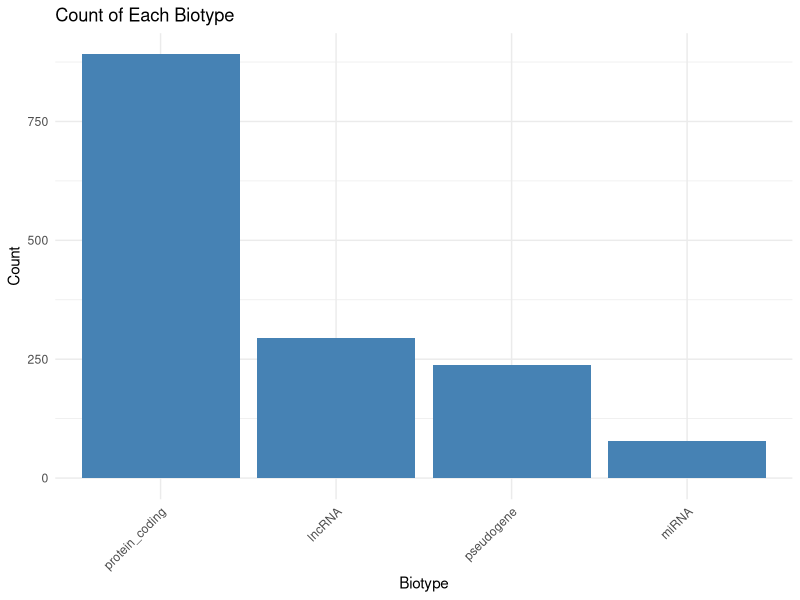
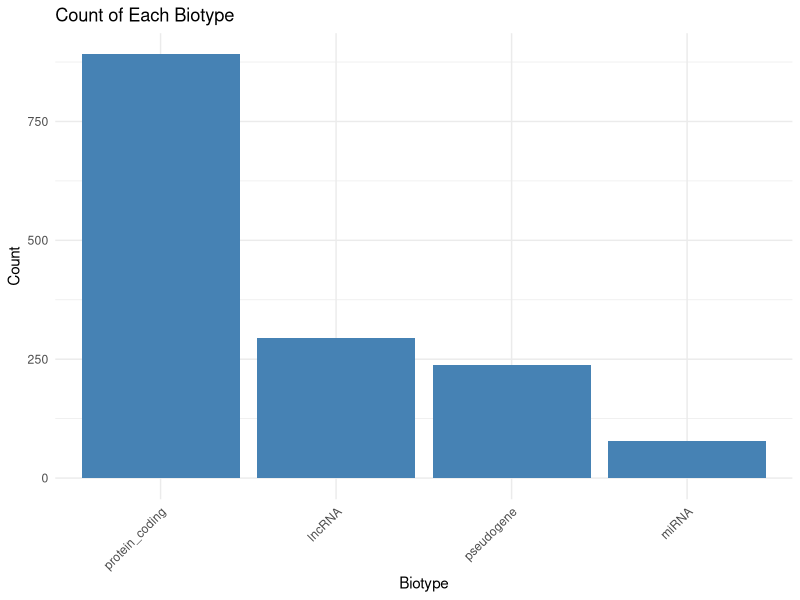

The R script that drew these images, in order:
library(tidyverse)
library(ggrepel)

data <- read.csv("bio_data_master.csv")

final_plot <- ggplot(data, aes(x = fct_infreq(biotype))) +
  geom_bar(fill = "steelblue") +
  labs(title = "Count of Each Biotype",
       x = "Biotype",
       y = "Count") +
  theme_minimal() +
  theme(axis.text.x = element_text(angle = 45, hjust = 1))

ggsave("__OUTPUT_PNG_FILE__", plot = final_plot, width = 8, height = 6, dpi = 300)
ggsave("__OUTPUT_PDF_FILE__", plot = final_plot, width = 8, height = 6)